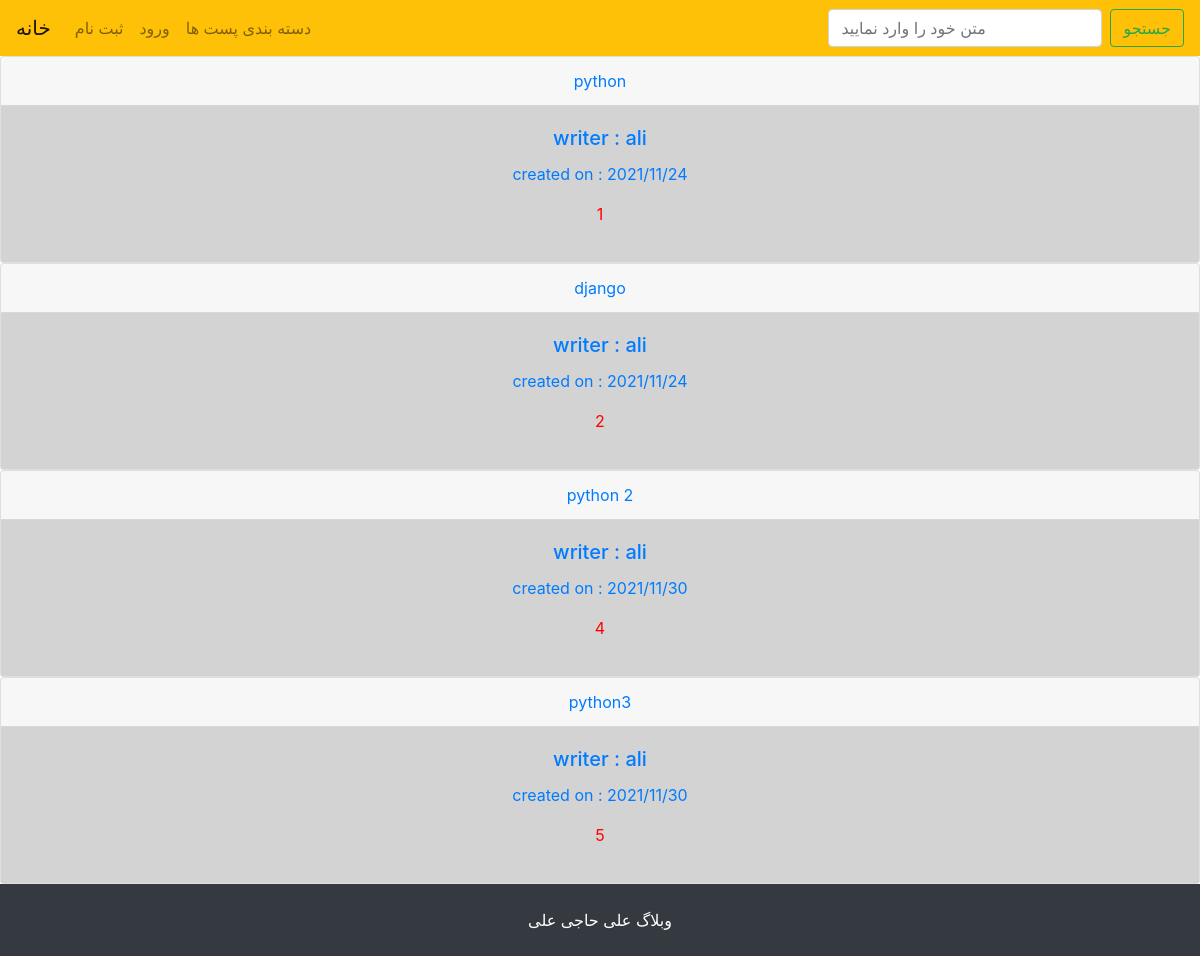
The app's page /category/python with its own data.
### post/models.py (models this page shows, shortened)
class Post(models.Model):
    STATUS = (
        ("publish", "انتشار"),
        ("draft", "پیش نویس")
    )
    title = models.CharField(max_length=200, verbose_name="عنوان", null=True, blank=True)
    slug = RandomSlugField(length=12, verbose_name='آدرس')
    writer = models.ForeignKey(User, on_delete=models.CASCADE, verbose_name="نویسنده", null=True, blank=True)
    body = RichTextUploadingField(verbose_name="متن", null=True, blank=True)
    image = models.ImageField(upload_to='uploads',null=True,blank=True)
    like = models.IntegerField(default=0, null=True, blank=True)
    created_on = models.DateTimeField(default=timezone.now, verbose_name='تاریخ ایجاد')
    publish_on = models.DateTimeField(auto_now_add=True)
    update_on = models.DateTimeField(auto_now=True)
    status = models.CharField(max_length=20, choices=STATUS, default="draft", verbose_name="حالت انتشار")
    tag = models.ManyToManyField('Tag')
    category = models.ManyToManyField('Category')

### post/views.py (the view)
# urls.py: path('category/<title>', views.category_detail, name='category_detail'),
def category_detail(request, title):
    category = Category.objects.get(title = title)
    all_post = Post.objects.all().filter(category=category)
    return render(request, "post/categorys.html", {"all_post": all_post})

### post/templates/post/categorys.html (shortened to what this page needs)
{% extends 'base.html' %}
{% block content %}
{% for post in all_post %}
<a class="text-center" href="{% url 'post:post_detail' post.slug %}">
    <div class="card">
        <div class="card-header">
            {{ post.title }}
        </div>
        <div style="background-color: lightgrey;" class="card-body">
            <h5 class="card-title">writer : {{ post.writer }}</h5>
            <p class="card-text">created on : {{ post.created_on|date:"Y/n/j" }}</p>
            <p style="color:red;">{{ post.id }}</p>
        </div>
    </div>
</a>
{% endfor %}
{% endblock %}

### records on screen
Post: title "python", writer "ali", created_on "2021/11/24", id "1"
Post: title "django", writer "ali", created_on "2021/11/24", id "2"
Post: title "python 2", writer "ali", created_on "2021/11/30", id "4"
Post: title "python3", writer "ali", created_on "2021/11/30", id "5"
